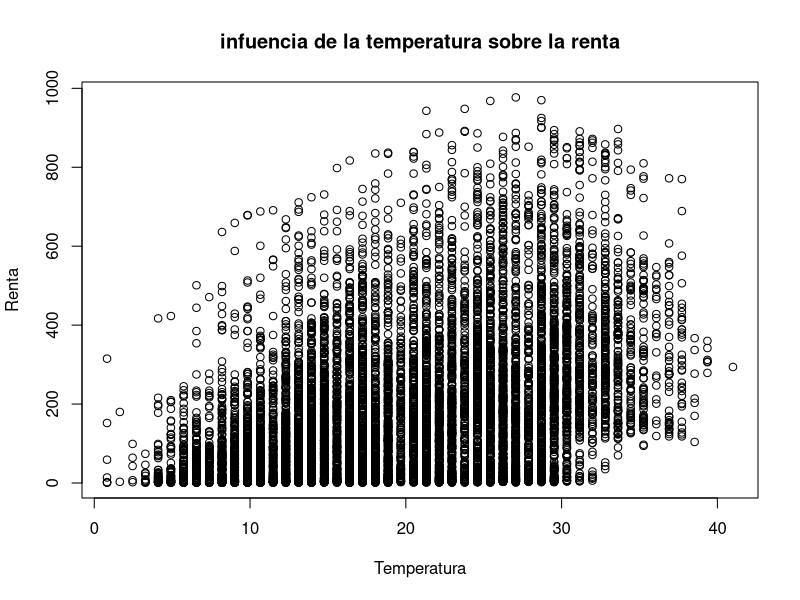

Recreate this plot in R.
## ---- chunk 1
rentasdebicis <- read.csv("rentadebicis.csv")
## ---- chunk 2
str(rentasdebicis)
summary(rentasdebicis)

plot(rentasdebicis$temperatura,rentasdebicis$rentas_totales, main = "infuencia de la temperatura sobre la renta", xlab = "Temperatura",ylab = "Renta" )
## ---- chunk 3
regrecion <- lm(rentas_totales ~ hora + dia + mes + ano + estacion + dia_de_la_semana + asueto + temperatura + sensacion_termica + humedad + velocidad_del_viento , data=rentasdebicis)
summary(regrecion)
## ---- chunk 4
regrecion <- lm(rentas_totales ~ hora + dia + mes + ano  + sensacion_termica + humedad + velocidad_del_viento , data=rentasdebicis)
summary(regrecion)
## ---- chunk 5
summary(regrecion)
datos2013 <- data.frame(
  hora = 12,               # Mediodía
  dia = 15,                # 15 del mes
  mes = 1:12,                 # Junio
  ano = 2013,              # Año 2013
  estacion = 2,            # Supongamos que '2' representa Verano
  dia_de_la_semana = 6,    # Supongamos que '6' representa Sábado
  asueto = 0,              # Día no festivo
  temperatura = 25,        # 25 grados Celsius
  sensacion_termica = 26,  # 26 grados Celsius percibidos
  humedad = 50,            # 50% de humedad
  velocidad_del_viento = 10 # 10 km/h
)

prediccion2013 <- predict(regrecion, newdata = datos2013)
print(prediccion2013)
